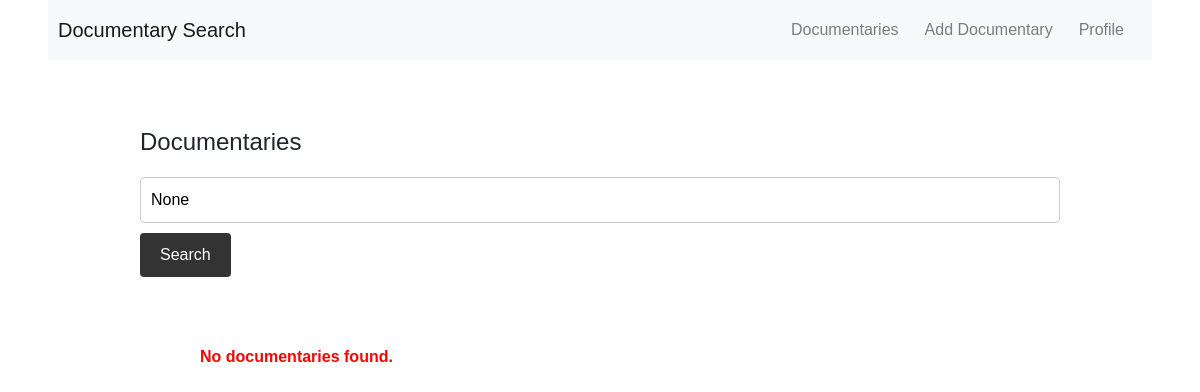
Before: /documentary/ (signed in) with the older database file.
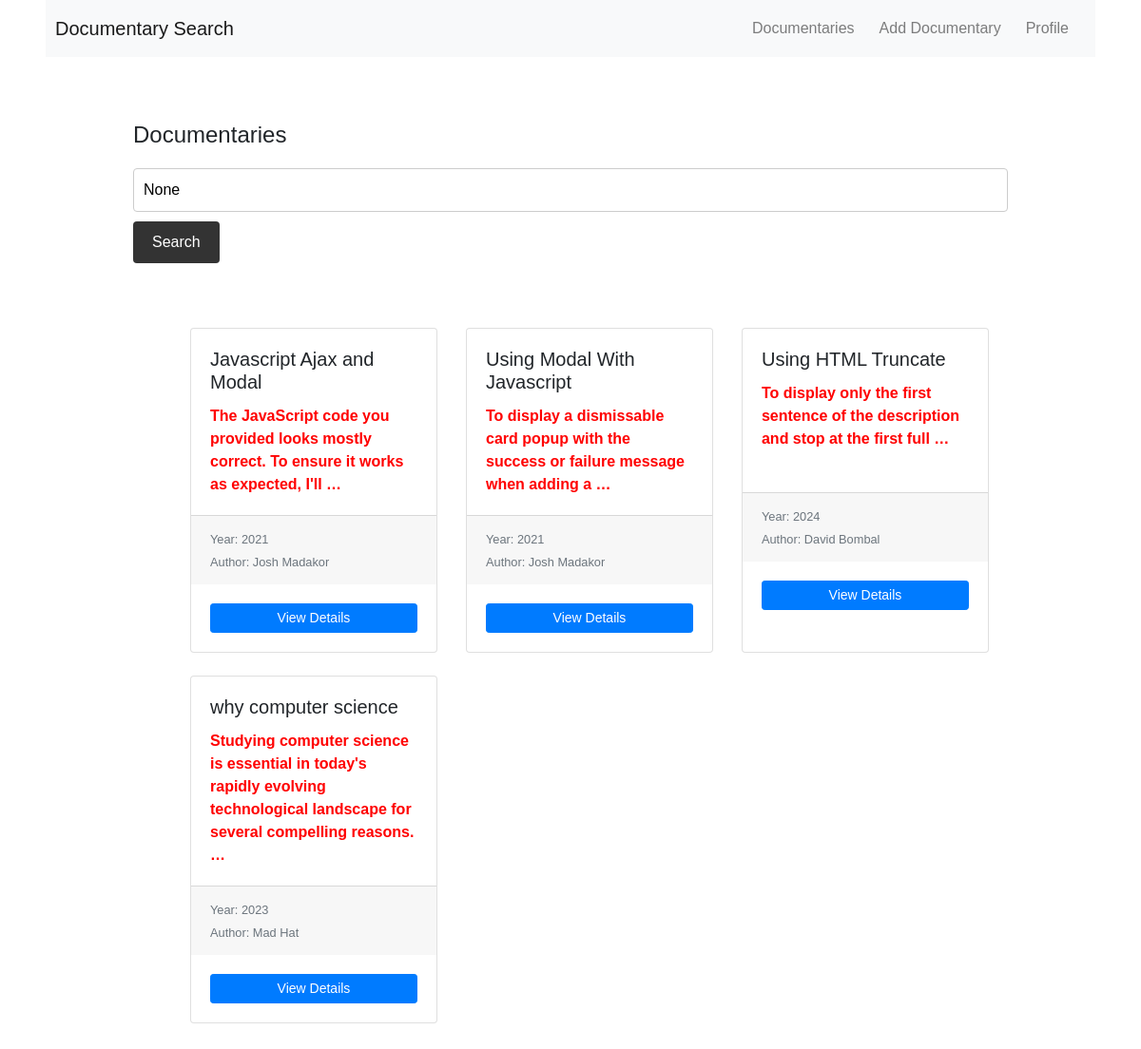
After: the same page with the newer database file.
### documentary/models.py (models this page shows, shortened)
class Documentary(models.Model):
    title = models.CharField(max_length=100)
    description = models.TextField()
    author = models.CharField(max_length=100)
    year = models.IntegerField()
    pdf = models.FileField(upload_to='documents/')
    class Meta:
        ordering = ['-id']

### documentary/views.py (the view)
# urls.py: path('documentary/', documentary_list, name='documentary_list'),
@login_required
def documentary_list(request):
    query = request.GET.get('q')
    if query:
        documentaries = Documentary.objects.filter(
            Q(title__icontains=query) |
            Q(description__icontains=query) |
            Q(author__icontains=query) |
            Q(year__icontains=query)  # Assuming year is an integer field
        )
    else:
        documentaries = Documentary.objects.all()
    context = {'documentaries': documentaries, 'query': query}
    if request.headers.get('X-Requested-With') == 'XMLHttpRequest':
        return render(request, 'documentary/documentary_list_ajax.html', context)
    return render(request, 'documentary/documentary_list.html', context)

### templates/documentary/documentary_list.html (shortened to what this page needs)
{% extends 'base.html' %}
{% load static %}
{% block content %}
    <h2>Documentaries</h2>
    <form id="search-form" method="GET" action="{% url 'documentary_list' %}">
        <input type="text" id="search-input" name="q" value="{{ query }}" placeholder="Search documentaries">
        <button type="submit">Search</button>
    </form>
    <ul id="documentaries-list">
        {% include 'documentary/documentary_list_ajax.html' %}
    </ul>
{% endblock %}

### templates/base.html (shortened to what this page needs)
<!DOCTYPE html>
{% load static %}
<html lang="en">
<head>
    <link rel="stylesheet" href="https://stackpath.bootstrapcdn.com/bootstrap/4.5.2/css/bootstrap.min.css">
    <link rel="stylesheet" href="{% static 'css/style.css' %}">
</head>
<body>
    <nav class="navbar navbar-expand-lg navbar-light bg-light ml-5 mr-5">
        <a class="navbar-brand" href="/">Documentary Search</a>
        <div class="collapse navbar-collapse" id="navbarSupportedContent">
            <ul class="navbar-nav ml-auto">
                {% if user.is_authenticated %}
                    <li class="nav-item">
                        <a class="nav-link" href="{% url 'documentary_list' %}">Documentaries</a>
                    </li>
                    <li class="nav-item">
                        <a class="nav-link" href="{% url 'register_documentary' %}">Add Documentary</a>
                    </li>
                    <li class="nav-item">
                        <a class="nav-link" href="{% url 'account_profile' %}">Profile</a>
                    </li>
                {% endif %}
            </ul>
        </div>
    </nav>
    <div class="container my-5">
        {% block content %}
        {% endblock %}
    </div>
</body>
</html>

### templates/documentary/documentary_list_ajax.html
<div class="container my-5">
    <div class="row">
        {% for documentary in documentaries %}
        <div class="col-md-4 mb-4">
            <div class="card h-100">
                <div class="card-body">
                    <h5 class="card-title">{{ documentary.title }}</h5>
                    <p class="card-text">{{ documentary.description|truncatewords:15 }}</p>
                </div>
                <div class="card-footer">
                    <small class="text-muted">Year: {{ documentary.year }}</small><br>
                    <small class="text-muted">Author: {{ documentary.author }}</small>
                </div>
                <div class="card-body">
                    <a href="{% url 'documentary_details' documentary_id=documentary.id %}" class="btn btn-primary btn-sm btn-block">View Details</a>
                </div>
            </div>
        </div>
        {% empty %}
        <div class="col-md-12">
            <p>No documentaries found.</p>
        </div>
        {% endfor %}
    </div>
</div>

### static/css/style.css (style rules this page uses)
body { font-family: Arial, sans-serif; margin: 0; padding: 0; }
.container { max-width: 960px; margin: 0 auto; padding: 20px; }
h2 { font-size: 24px; margin-bottom: 20px; }
p { margin-bottom: 10px; }
.navbar { background-color: #333; color: #fff; padding: 10px; }
.navbar a { color: #fff; text-decoration: none; margin-right: 10px; }
form { margin-bottom: 20px; }
input[type="text"], input[type="password"] { width: 100%; padding: 10px; border: 1px solid #ccc; border-radius: 4px; margin-bottom: 10px; }
button { padding: 10px 20px; background-color: #333; color: #fff; border: none; border-radius: 4px; cursor: pointer; }
p { font-weight: bold; color: #f00; }

Changed rows visible on the page:
added Documentary: title "Javascript Ajax and Modal", description "The JavaScript code you provided looks mostly correct. To ensure it works as expected, I'll …", year "2021", author "Josh Madakor"
added Documentary: title "Using Modal With Javascript", description "To display a dismissable card popup with the success or failure message when adding a …", year "2021", author "Josh Madakor"
added Documentary: title "Using HTML Truncate", description "To display only the first sentence of the description and stop at the first full …", year "2024", author "David Bombal"
added Documentary: title "why computer science", description "Studying computer science is essential in today's rapidly evolving technological landscape for several compelling reasons. …", year "2023", author "Mad Hat"
Other visible differences:
text no longer shown: "No documentaries found."
